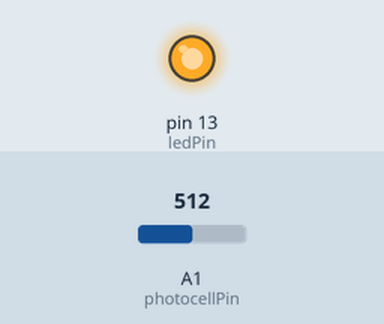
This sketch was run on a simulated Arduino Uno, built with avr-gcc and run on an emulated ATmega328P. Shown: output pins drawn as LEDs (lit = HIGH). The test bench sets the inputs (shaded band); at power-on: A1 (photocellPin) = 512. What the sketch prints to the serial monitor is not drawn.

Above: at 1.2 s.
1.3 s: A1 (photocellPin) set to 0
Timing chart, 0 to 4.3 s (numbered marks = the images above; inputs shaded):
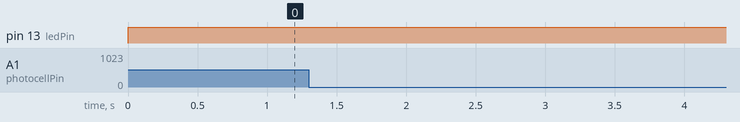

The sketch:

turbiditySensor.ino
```cpp
int photocellPin = A1;    //connect cell to analog pin 0 with 10k pull down resistor to ground
int ledPin = 13;  //Connect LED to run pin 13 in series with appropriate resistor

void setup() {
  Serial.begin(9600);  //Begin serial connection between Arduino and PC
  pinMode (ledPin, OUTPUT);  //Set pin to outut
  pinMode (photocellPin, INPUT);

}

void loop() {
 Serial.print("Cell = ");
 Serial.println(analogRead(photocellPin));  //print analog read to serial monitor on PC

float val = analogRead(photocellPin);  //create variable to take in analog reading from cell
Serial.print("val ");
Serial.println(val);
digitalWrite(13, HIGH);
float ardval = val*0.00488758553;  //arduino value units
Serial.print("ardval ");
Serial.println(ardval);
float r1 = (50000/ardval)-10000; //R1 value when using Ohm's law
Serial.print("r1 ");
Serial.println(r1);
float I = ardval/r1; //value of I which we are solving for
float NTUval = I*70000;  //200 = units in NTU
delay(1000);

delay(1000);

delay(1000);
Serial.print("I ");
Serial.println(I);
delay(1000);
Serial.print("NTUval ");
Serial.println(NTUval);
delay(1000);


}
```

Measured:
- after the input at 1.3 s, every drawn part: stays the same
